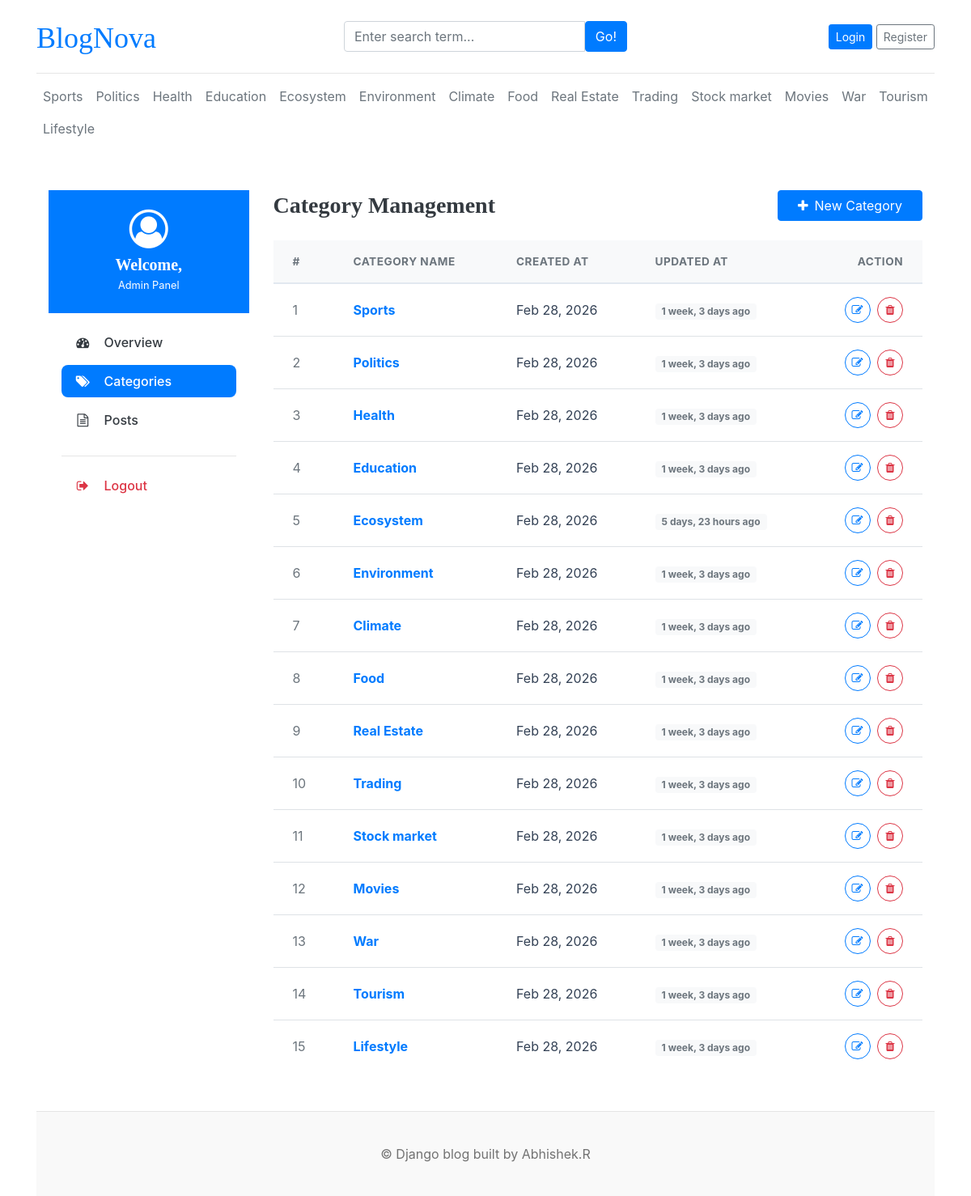
/dashboard/categories/, run on the app's committed database.
### blogs/models.py (models this page shows)
class Category(models.Model):
    category_name = models.CharField(max_length=50,unique=True)
    created_at = models.DateTimeField(auto_now_add=True)
    updated_at = models.DateTimeField(auto_now=True)
    class Meta:
        verbose_name_plural = "categories"
    def __str__(self):
        return self.category_name

### dashboards/views.py (the view)
# urls.py: path('categories/',views.categories,name='categories'),
def categories(request):
    return render(request,'dashboard/categories.html')

### blogs/context_processors.py (called while the page is built)
def get_categories(request):
    categories = Category.objects.all()
    return dict(categories = categories)

### blog_main/templates/dashboard/categories.html (shortened to what this page needs)
{% extends 'base.html' %}
{% block content %}
<div class="container-fluid py-4" style="max-width: 1200px;">
    <div class="row">
        {% include 'dashboard/sidebar.html' %}
        <div class="col-md-9" data-aos="fade-left" data-aos-delay="100">
            <div class="d-flex justify-content-between align-items-center mb-4">
                <h3 class="font-weight-bold mb-0 text-dark">Category Management</h3>
                <a href="{% url 'add_category' %}" class="btn btn-primary shadow-sm rounded-pill px-4"><i class="fa fa-plus mr-2"></i>New Category</a>
            </div>
            <div class="card glass-card border-0 mb-4 animate__animated animate__fadeInUp bg-white shadow-sm">
                <div class="card-body p-0">
                    <div class="table-responsive">
                        <table class="table table-hover mb-0" style="color: #334155;">
                            <thead class="bg-light" style="border-bottom: 2px solid #e2e8f0;">
                                <tr>
                                    <th class="border-0 px-4 py-3 text-uppercase font-weight-bold text-muted" style="font-size: 0.85rem; letter-spacing: 0.5px;">#</th>
                                    <th class="border-0 px-4 py-3 text-uppercase font-weight-bold text-muted" style="font-size: 0.85rem; letter-spacing: 0.5px;">Category Name</th>
                                    <th class="border-0 px-4 py-3 text-uppercase font-weight-bold text-muted" style="font-size: 0.85rem; letter-spacing: 0.5px;">Created At</th>
                                    <th class="border-0 px-4 py-3 text-uppercase font-weight-bold text-muted" style="font-size: 0.85rem; letter-spacing: 0.5px;">Updated At</th>
                                    <th class="border-0 px-4 py-3 text-uppercase font-weight-bold text-muted text-right" style="font-size: 0.85rem; letter-spacing: 0.5px;">Action</th>
                                </tr>
                            </thead>
                            <tbody>
                                {% if categories %}
                                    {% for cat in categories %}
                                    <tr style="transition: all 0.2s;">
                                        <th class="px-4 py-3 align-middle font-weight-normal text-muted">{{forloop.counter}}</th>
                                        <td class="px-4 py-3 align-middle font-weight-bold" style="color: var(--primary);">{{cat}}</td>
                                        <td class="px-4 py-3 align-middle">{{cat.created_at|date:"M d, Y"}}</td>
                                        <td class="px-4 py-3 align-middle"><span class="badge badge-light px-2 py-1 text-muted">{{cat.updated_at|timesince}} ago</span></td>
                                        <td class="px-4 py-3 align-middle text-right">
                                            <a href="{% url 'edit_category' cat.id %}" class="btn btn-sm btn-outline-primary rounded-circle mr-1" style="width: 32px; height: 32px; padding: 0; line-height: 30px;"><i class="fa fa-edit"></i></a>
                                            <a href="{% url 'delete_category' cat.id %}" class="btn btn-sm btn-outline-danger rounded-circle" style="width: 32px; height: 32px; padding: 0; line-height: 30px;" onclick="return confirm('Are you sure you want to delete this category?');"><i class="fa fa-trash"></i></a>
                                        </td>
                                    </tr>
                                    {% endfor %}
                                {% endif %}
                            </tbody>
                        </table>
                    </div>
                </div>
            </div>
        </div>
    </div>
</div>
{% endblock %}

### blog_main/templates/base.html (shortened to what this page needs)
{% load static %}
<!DOCTYPE html>
<html lang="en">
<head>
    <link rel="stylesheet" href="https://cdnjs.cloudflare.com/ajax/libs/animate.css/4.1.1/animate.min.css"/>
    <link href="https://unpkg.com/aos@2.3.1/dist/aos.css" rel="stylesheet">
    <link href="https://getbootstrap.com/docs/4.0/dist/css/bootstrap.min.css" rel="stylesheet">
    <link rel="stylesheet" href="https://cdnjs.cloudflare.com/ajax/libs/font-awesome/4.7.0/css/font-awesome.min.css">
    <link href="{% static 'css/blog.css' %}" rel="stylesheet">
  </head>
<body>
    <div class="container">
      <header class="blog-header py-3 animate__animated animate__fadeInDown">
        <div class="row flex-nowrap justify-content-between align-items-center">
          <div class="col-4 pt-1">
            <a class="blog-header-logo" href="/">BlogNova</a>
          </div>
          <div class="col-4">
            <form action="{% url 'search' %}" method="get">
              <div class="input-group">
                        <input class="form-control" type="text" name="keyword" value="{{keyword}}" placeholder="Enter search term..." aria-label="Enter search term..." aria-describedby="button-search" />
                        <button type="submit" class="btn btn-primary" id="button-search" type="button">Go!</button>
              </div>
            </form>
          </div>
          <div class="col-4 d-flex justify-content-end align-items-center">
            {% if not user.is_authenticated %}
            <a class="btn btn-sm btn-primary" href="{% url 'login' %}">Login</a> &nbsp;
            <a class="btn btn-sm btn-outline-secondary" href="{% url 'register' %}">Register</a>
            {% else %}
            <span><a href="{% url 'dashboard' %}" class="btn btn-sm btn-outline-primary">Dashboard</a></span>
            &emsp;
            <a class="btn btn-sm btn-primary" href="{% url 'logout' %}">Logout</a>
            {% endif %}
          </div>
        </div>
      </header>
      <div class="nav-scroller py-2 mb-4 animate__animated animate__fadeInDown animate__delay-1s">
        <nav class="nav d-flex justify-content-between">
          {%for cat in categories%}
          <a class="p-2 text-muted nav-link" href="{% url 'posts_by_category' cat.id %}">{{cat.category_name}}</a>
          {%endfor%}
        </nav>
      </div>
{%block content%}
{%endblock%}
      <footer class="blog-footer" data-aos="fade-up">
        <p>&copy; Django blog built by Abhishek.R</p>
      </footer>
    </div>
</body>
</html>

### blog_main/static/css/blog.css (style rules this page uses)
.blog-header { border-bottom: 1px solid #e5e5e5; }
.blog-header-logo { font-family: "Playfair Display", Georgia, "Times New Roman", serif; font-size: 2.25rem; }
h1, h2, h3, h4, h5, h6 { font-family: "Playfair Display", Georgia, "Times New Roman", serif; }
.blog-footer { padding: 2.5rem 0; color: #727272; text-align: center; background-color: #f9f9f9; border-top: .05rem solid #e5e5e5; }
.blog-footer p:last-child { margin-bottom: 0; }

### data on the page
Category: category_name "Sports", created_at "Feb 28, 2026", updated_at "1 week, 3 days"
Category: category_name "Politics", created_at "Feb 28, 2026", updated_at "1 week, 3 days"
Category: category_name "Health", created_at "Feb 28, 2026", updated_at "1 week, 3 days"
Category: category_name "Education", created_at "Feb 28, 2026", updated_at "1 week, 3 days"
Category: category_name "Ecosystem", created_at "Feb 28, 2026", updated_at "5 days, 23 hours"
Category: category_name "Environment", created_at "Feb 28, 2026", updated_at "1 week, 3 days"
Category: category_name "Climate", created_at "Feb 28, 2026", updated_at "1 week, 3 days"
Category: category_name "Food", created_at "Feb 28, 2026", updated_at "1 week, 3 days"
Category: category_name "Real Estate", created_at "Feb 28, 2026", updated_at "1 week, 3 days"
Category: category_name "Trading", created_at "Feb 28, 2026", updated_at "1 week, 3 days"
Category: category_name "Stock market", created_at "Feb 28, 2026", updated_at "1 week, 3 days"
Category: category_name "Movies", created_at "Feb 28, 2026", updated_at "1 week, 3 days"
Category: category_name "War", created_at "Feb 28, 2026", updated_at "1 week, 3 days"
Category: category_name "Tourism", created_at "Feb 28, 2026", updated_at "1 week, 3 days"
Category: category_name "Lifestyle", created_at "Feb 28, 2026", updated_at "1 week, 3 days"
